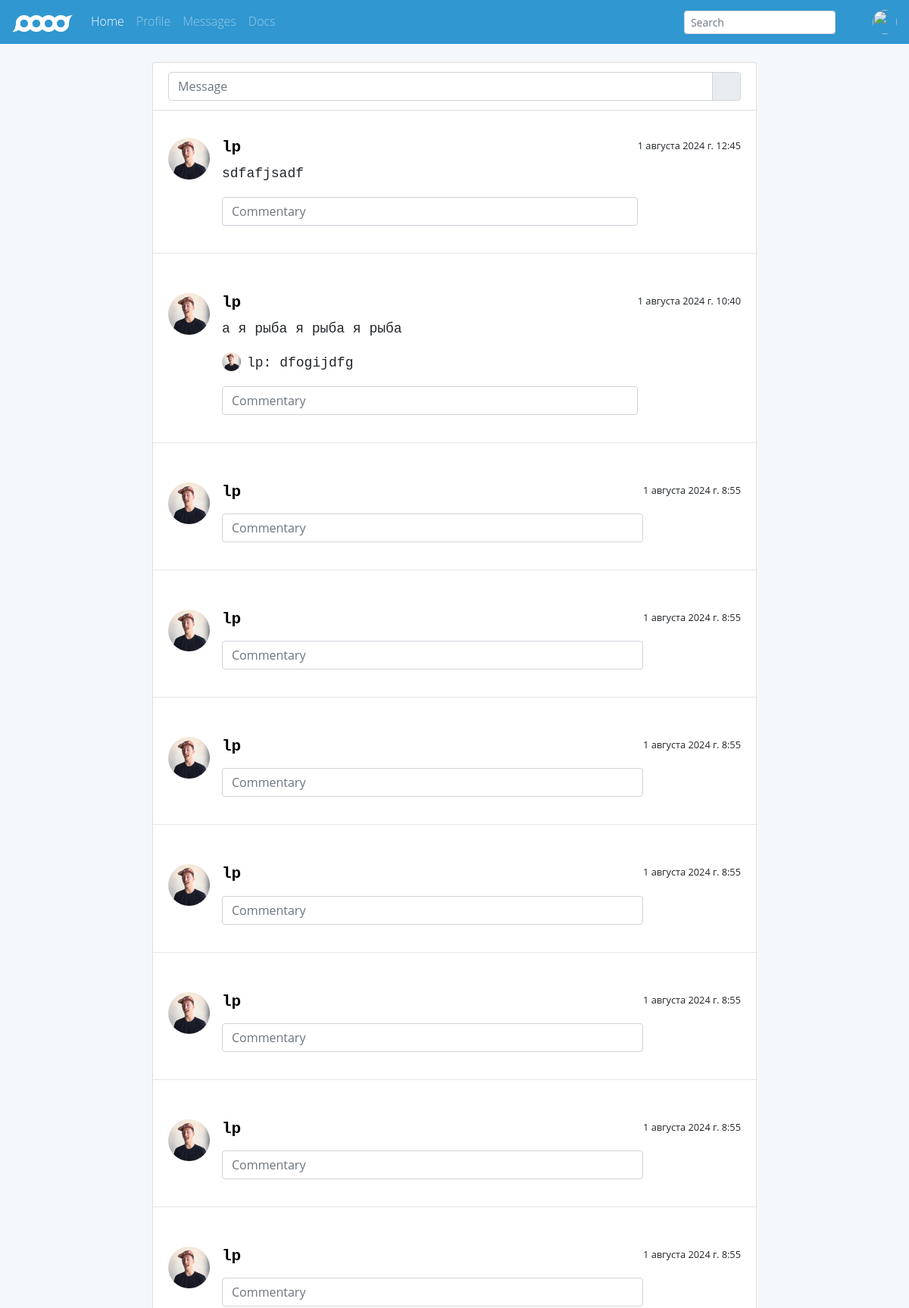
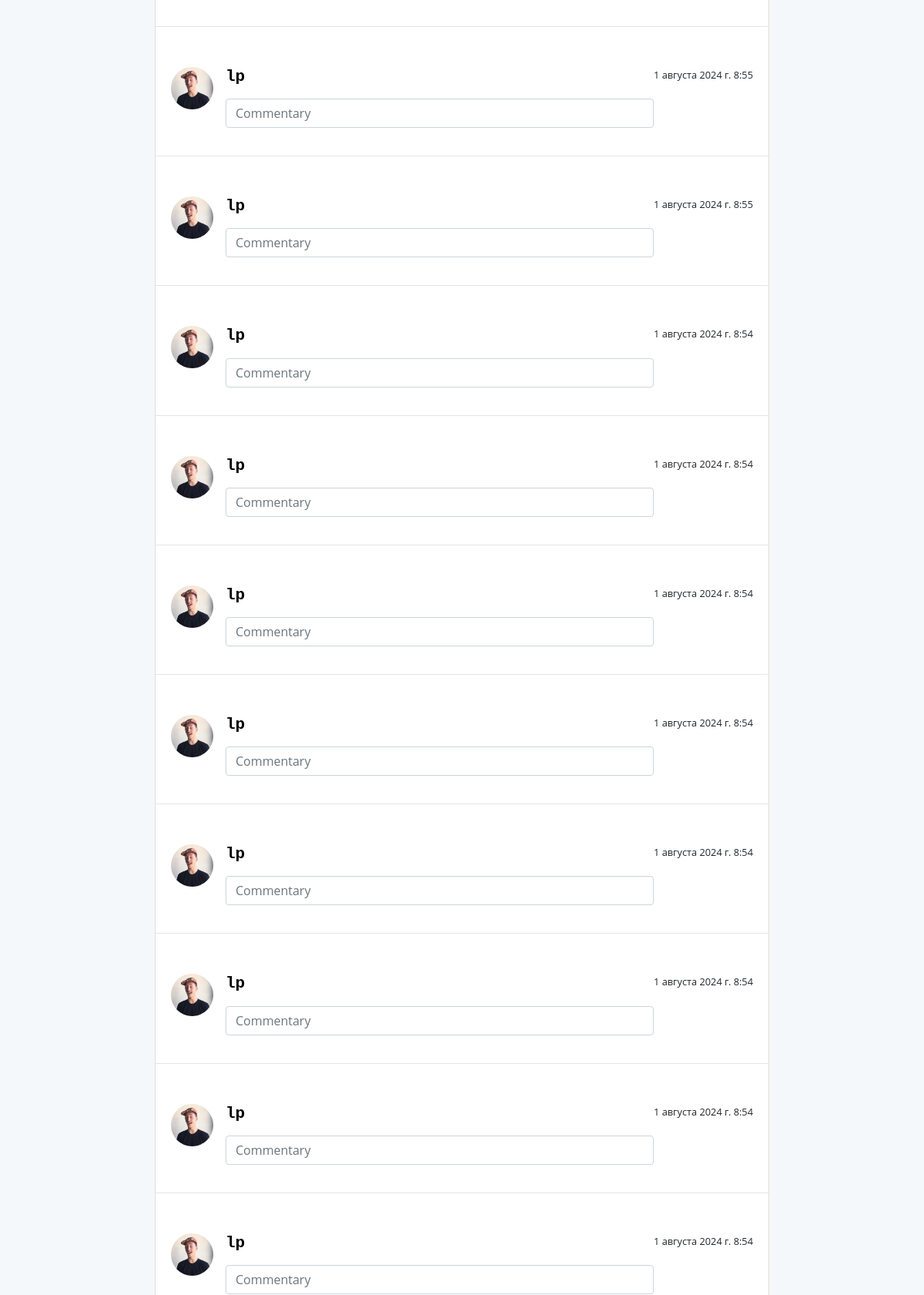
The page / (upper part) on the database its author committed (2 pictures, top to bottom).
### posts/models.py (models this page shows, shortened)
class Posts(models.Model):
    text = models.TextField(max_length=1000, verbose_name="Текст поста")
    posting_time = models.DateTimeField(auto_now_add=True, blank=True)
    user = models.ForeignKey(to=Users, on_delete=models.CASCADE)
    class Meta:
        verbose_name = ("Пост")
        verbose_name_plural = ("Посты")

class Commentaries(models.Model):
    text = models.TextField(max_length=1000, verbose_name="Текст комментария")
    post = models.ForeignKey(to=Posts, on_delete=models.CASCADE)
    user = models.ForeignKey(to=Users, on_delete=models.CASCADE)
    class Meta:
        verbose_name = ("Комментарий")
        verbose_name_plural = ("Комментарии")

### user/models.py (models this page shows, shortened)
class Users(AbstractUser):
    image = models.ImageField(upload_to="user/avatars", null=True, blank=True, verbose_name="Аватар", default="/static/img/avatar-fat.jpg")
    class Meta:
        verbose_name = "Пользователь"
        verbose_name_plural = "Пользователи"

### main/views.py (the view)
# urls.py: path("", views.index, name = "index")
def index(request):
    user = request.user
    try:
        page = int(request.GET["page"])
    except:
        page = 1
    posts = Posts.objects.all().order_by('-posting_time')
    has_posts = len(posts) > 0
    current_time = datetime.datetime.now()
    context = {
        "title":"Лента",
        "posts":posts,
        "has_posts":has_posts,
        "user":user,
    }
    return render(request,"main/index.html", context)

### main/templatetags/get_commentaries.py (called while the page is built)
@register.simple_tag
def get_commentaries(post:Posts):
    commentaries = Commentaries.objects.filter(post=post)
    return commentaries

### blocks/main/templates/main/index.html (shortened to what this page needs)
<!DOCTYPE html>
{% extends "main/base.html" %}
{% load static %}
{% load get_commentaries %}
{% block content %}
    <link rel="stylesheet" href="{% static "main/style.css" %}">
    <form class = "message_input" metod = "GET" action = "{% url "posts:post" %}">
        <div class="col-28 col-lg-16" >
            <div class="middle-column">
                <div class="card" >
                    <div class="card-header bg-transparent">
                        <form class="form-inline">
                            <div class="input-group w-100">
                            <input type="text" name="message" id="message" placeholder="Message" class="form-control form-control-md">
                            <div class="input-group-append">
                                    <div class="input-group-text">
                                            <i class="fas fa-camera"></i>
                                        </div>
                            </div>
                            </div>
                        </form>
                    </div>
    </form>
{% if has_posts %}
    {% for post in posts %}
    <div class="card-body">
        <div class="media">
            <img src="{{post.user.image}}" alt="img" width="55px" height="55px" class="rounded-circle mr-3">
        <div class="media-body">
                <h5 class = "username_text">{{post.user.username}}</h5>
                <p class="text-justify">{{post.text}}</p>
            {% get_commentaries post as commentaries %}
            <p class = "commentaries">
                {% for commentary in commentaries %}
                    <div class="media">
                        <img src="{{commentary.user.image}}" alt="img" width="25px" height="25px" class="rounded-circle mr-2">
                        <div class="media-body">
                                <p class="card-text text-justify">{{commentary.user.username}}: {{commentary.text}}</p>
                        </div>
                    </div>
                {% endfor %}
            </p>
            <form class = "commentary_input" metod = "GET" action = "{% url "posts:commentary" %}">
                <input type="text" name="message" id="message" placeholder="Commentary" class="form-control form-control-md">
            </form>
        </div>
        <small>{{post.posting_time}}</small>
        </div>
        </div>
        <hr>
    {% endfor %}
{% else %}
<p>Постов нет<p>
{% endif %}
    </div>
    </div>
    <br> <br> <br><br> <br> <br>
{% endblock content %}

### static/all.css (style rules this page uses)
.fa, .fab, .fal, .far, .fas { -moz-osx-font-smoothing: grayscale; -webkit-font-smoothing: antialiased; display: inline-block; font-style: normal; font-variant: normal; text-rendering: auto; line-height: 1 }
.fa-camera:before { content: "\f030" }
.fa, .far, .fas { font-family: "Font Awesome 5 Free" }
.fa, .fas { font-weight: 900 }

### static/style.css (style rules this page uses)
* { box-sizing: border-box; }
body { background-color: #F5F8FA; font-family: "Open Sans", "Helvetica Neue", Helvetica, Arial, sans-serif; margin: 0; font-weight: 300; line-height: 1.6; color: #212529; text-align: left; }

### static/main/style.css (style rules this page uses)
.message_input { width: 70%; margin: 0 auto; }
.commentary_input { border-radius: 4px; }
.text-justify { font-family:monospace; font-size: 18px; }
.commentaries { line-height: 21px; }
.username_text { color: black; font-family:monospace; font-weight: 880; font-size: 21px; }
.media { margin-top:1em;; }

### rows shown on the page
Posts: user.image (picture), user.username "lp", text "sdfafjsadf", posting_time "1 августа 2024 г. 12:45"
Posts: user.image (picture), user.username "lp", text "а я рыба я рыба я рыба", posting_time "1 августа 2024 г. 10:40"
Commentaries: user.image (picture), user.username "lp", text "dfogijdfg"
Posts: user.image (picture), user.username "lp", posting_time "1 августа 2024 г. 8:55"
Posts: user.image (picture), user.username "lp", posting_time "1 августа 2024 г. 8:55"
Posts: user.image (picture), user.username "lp", posting_time "1 августа 2024 г. 8:55"
Posts: user.image (picture), user.username "lp", posting_time "1 августа 2024 г. 8:55"
Posts: user.image (picture), user.username "lp", posting_time "1 августа 2024 г. 8:55"
Posts: user.image (picture), user.username "lp", posting_time "1 августа 2024 г. 8:55"
Posts: user.image (picture), user.username "lp", posting_time "1 августа 2024 г. 8:55"
Posts: user.image (picture), user.username "lp", posting_time "1 августа 2024 г. 8:55"
Posts: user.image (picture), user.username "lp", posting_time "1 августа 2024 г. 8:55"
Posts: user.image (picture), user.username "lp", posting_time "1 августа 2024 г. 8:54"
Posts: user.image (picture), user.username "lp", posting_time "1 августа 2024 г. 8:54"
Posts: user.image (picture), user.username "lp", posting_time "1 августа 2024 г. 8:54"
Posts: user.image (picture), user.username "lp", posting_time "1 августа 2024 г. 8:54"
Posts: user.image (picture), user.username "lp", posting_time "1 августа 2024 г. 8:54"
Posts: user.image (picture), user.username "lp", posting_time "1 августа 2024 г. 8:54"
Posts: user.image (picture), user.username "lp", posting_time "1 августа 2024 г. 8:54"
Posts: user.image (picture), user.username "lp", posting_time "1 августа 2024 г. 8:54"
